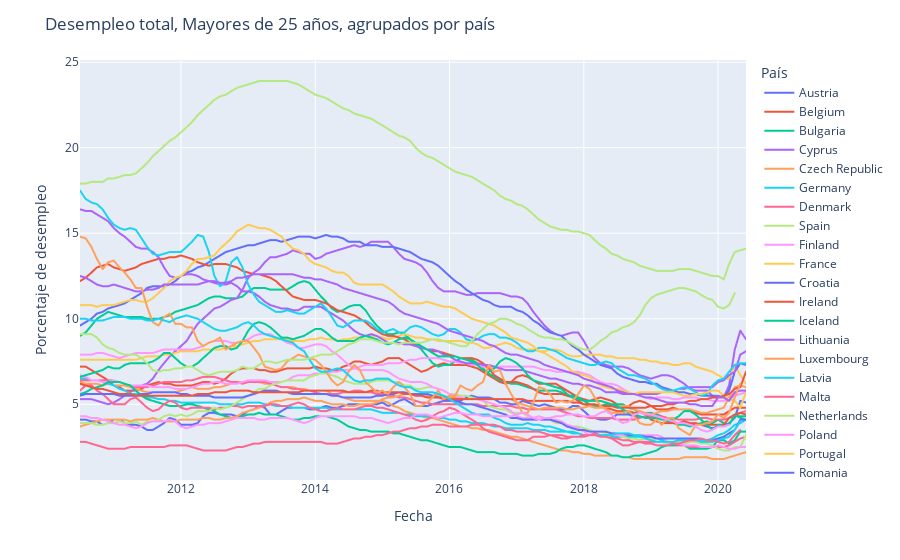

Source (notebook cell):
### Code cell
fig = px.line(total_y25_74, x="Date", y="Value", color="country")
fig.update_layout(title="Desempleo total, Mayores de 25 años, agrupados por país",
                  yaxis_title="Porcentaje de desempleo",
                  xaxis_title="Fecha",
                  legend_title="País")
fig.write_html("img5.html")
fig.show()
